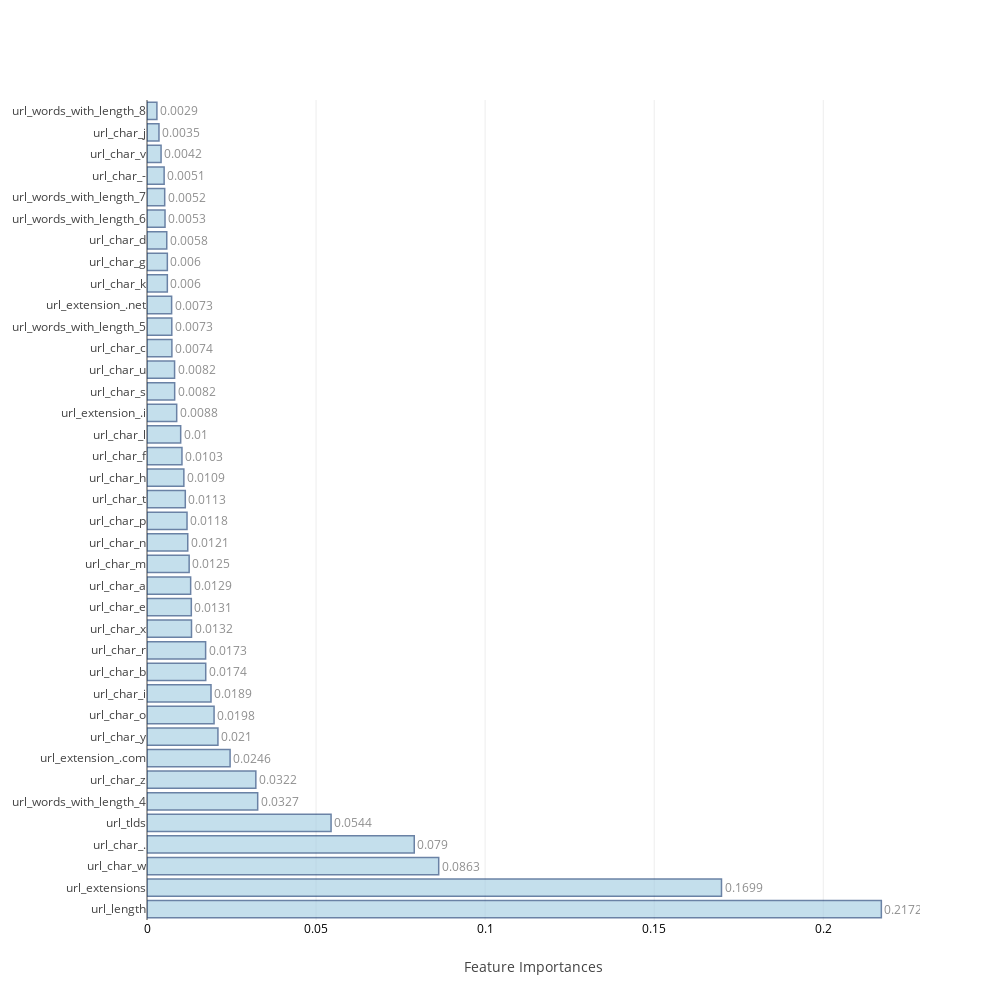

Notebook source saved alongside this figure:
### Markdown cell above
### <a id='1.B' style="text-decoration : none; color : #000000;"> B. Average Feature Importances</a>

### Code cell
feat_impt_plot(np.average(feat_imp,axis=0),columns)

### Figure 1 — Plotly figure (JSON) as saved in the notebook; plotly's stock layout.template omitted (floating-point values rounded to 4 significant figures)
{"data": [{"marker": {"color": "rgb(158,202,225)", "line": {"color": "rgb(8,48,107)", "width": 1.5}}, "opacity": 0.6, "orientation": "h", "text": [0.2172, 0.1699, 0.0863, 0.079, 0.0544, 0.0327, 0.0322, 0.0246, 0.021, 0.0198, 0.0189, 0.0174, 0.0173, 0.0132, 0.0131, 0.0129, 0.0125, 0.0121, 0.0118, 0.0113, 0.0109, 0.0103, 0.01, 0.0088, 0.0082, 0.0082, 0.0074, 0.0073, 0.0073, 0.006, 0.006, 0.0058, 0.0053, 0.0052, 0.0051, 0.0042, 0.0035, 0.0029], "textposition": "outside", "type": "bar", "uid": "6f663393-d5f8-4b32-9a7a-0ee2534f6348", "x": [0.2172, 0.1699, 0.08627, 0.07903, 0.05443, 0.03273, 0.03218, 0.02457, 0.02098, 0.01983, 0.01893, 0.01737, 0.01734, 0.01316, 0.01311, 0.01291, 0.01246, 0.01205, 0.01183, 0.01133, 0.0109, 0.01034, 0.009961, 0.00878, 0.008182, 0.008156, 0.007357, 0.00733, 0.007283, 0.006016, 0.006015, 0.005843, 0.00533, 0.005233, 0.00507, 0.004162, 0.003543, 0.002931], "y": ["url_length", "url_extensions", "url_char_w", "url_char_.", "url_tlds", "url_words_with_length_4", "url_char_z", "url_extension_.com", "url_char_y", "url_char_o", "url_char_i", "url_char_b", "url_char_r", "url_char_x", "url_char_e", "url_char_a", "url_char_m", "url_char_n", "url_char_p", "url_char_t", "url_char_h", "url_char_f", "url_char_l", "url_extension_.i", "url_char_s", "url_char_u", "url_char_c", "url_words_with_length_5", "url_extension_.net", "url_char_k", "url_char_g", "url_char_d", "url_words_with_length_6", "url_words_with_length_7", "url_char_-", "url_char_v", "url_char_j", "url_words_with_length_8"]}], "layout": {"autosize": false, "height": 1000, "width": 1000, "xaxis": {"tickfont": {"color": "black", "size": 12}, "title": "Feature Importances"}, "yaxis": {"automargin": true}}}
